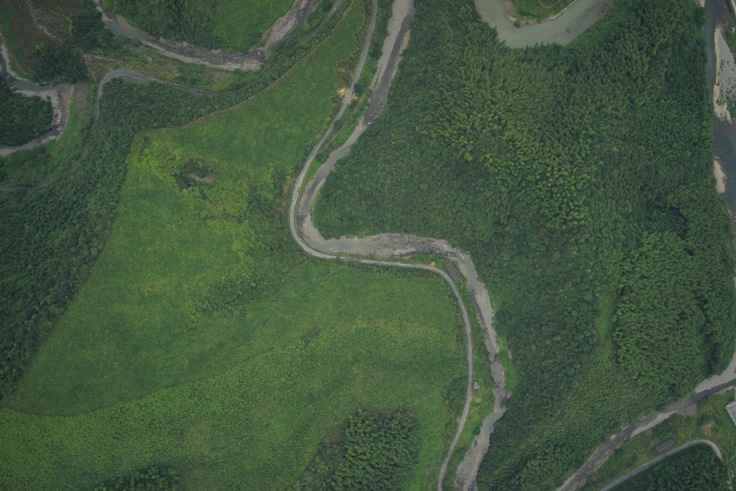
#> input picture Video-Splice/ImageStitching/examples/DSC00222.JPG, 736 x 491 px
$ python -i app.py   (imports and definitions only)
#> lines starting #> are read from the running program, lines starting #| are printed output that depends on the picture
#> further down, picture is the input picture: shape (491, 736, 3); mean B, G, R 63.7, 87.8, 66.8
from flask import Flask, request, render_template, Response, jsonify
import cv2
import numpy as np
import threading

# [26 lines not run here, left out]
# 1. 视频流状态管理
class VideoProcessor:
    def __init__(self):
        self.parameters = {
            'brightness': 1.0,
            'contrast': 1.0,
            'saturation': 1.0,
            'sharpen': 0.0,
            'temperature': 0.0,
            'denoise': 0.0,
            'blur_amount': 0.0,
            'vignette': 0.0,
            'dehaze': 0.5,
            'gamma': 1.0,
            'edge_enhance': 0.0,
            'auto_white_balance': True
        }

    def update_parameters(self, parameters):
        self.parameters.update(parameters)

    def process_frame(self, frame):
        try:
            # 调整亮度和对比度
            beta = (self.parameters.get('brightness', 1.0) - 1.0) * 100
            frame = cv2.convertScaleAbs(frame, alpha=self.parameters.get('contrast', 1.0), beta=beta)

            # 调整饱和度
            hsv = cv2.cvtColor(frame, cv2.COLOR_BGR2HSV).astype('float32')
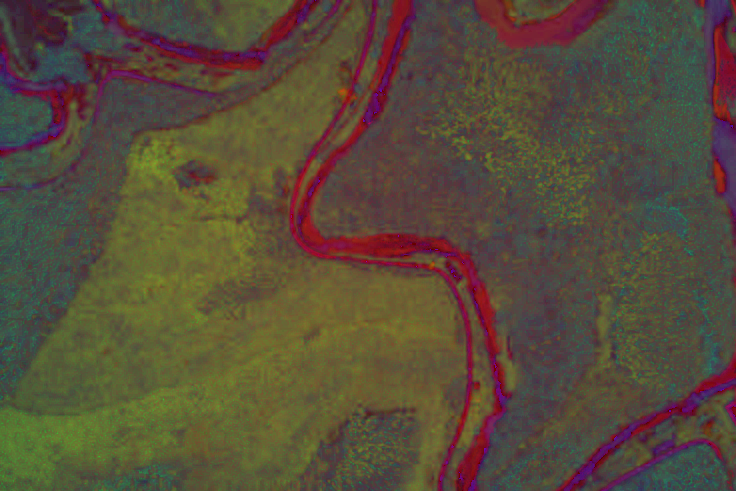
#> hsv: shape (491, 736, 3) float32; mean B, G, R 58.5, 76.6, 87.9
            hsv[:, :, 1] *= self.parameters.get('saturation', 1.0)
            hsv[:, :, 1] = np.clip(hsv[:, :, 1], 0, 255)
            frame = cv2.cvtColor(hsv.astype('uint8'), cv2.COLOR_HSV2BGR)

            # 调整锐化
            if self.parameters.get('sharpen', 0) > 0:
                kernel = np.array([
                    [-1, -1, -1],
                    [-1, 9 + self.parameters['sharpen'], -1],
                    [-1, -1, -1]
                ])
                frame = cv2.filter2D(frame, -1, kernel)

            # 调整色温
            if self.parameters.get('temperature', 0) != 0:
                b, g, r = cv2.split(frame)
                if self.parameters['temperature'] > 0:
                    r = cv2.addWeighted(r, 1 + self.parameters['temperature'], r, 0, 0)
                else:
                    b = cv2.addWeighted(b, 1 - self.parameters['temperature'], b, 0, 0)
                frame = cv2.merge([b, g, r])

            # 调整降噪
            if self.parameters.get('denoise', 0) > 0:
                frame = cv2.fastNlMeansDenoisingColored(frame, None, self.parameters['denoise'] * 10, self.parameters['denoise'] * 10)

            # 调整模糊
            if self.parameters.get('blur_amount', 0) > 0:
                kernel_size = int(self.parameters['blur_amount'] * 10) * 2 + 1
                frame = cv2.GaussianBlur(frame, (kernel_size, kernel_size), 0)

            # 调整晕影
            if self.parameters.get('vignette', 0) > 0:
                rows, cols = frame.shape[:2]
                kernel_x = cv2.getGaussianKernel(cols, cols/2)
                kernel_y = cv2.getGaussianKernel(rows, rows/2)
                kernel = kernel_y * kernel_x.T
                mask = kernel / kernel.max()
                frame = frame * (1 - self.parameters['vignette'] * (1 - mask)[:,:,np.newaxis])

            # 调整去雾化
            if self.parameters.get('dehaze', 0.5) != 0.5:
                frame = adjust_contrast(frame, 1.0 + self.parameters['dehaze'])

            # 调整伽马校正
            if self.parameters.get('gamma', 1.0) != 1.0:
                inv_gamma = 1.0 / self.parameters['gamma']
                table = np.array([((i / 255.0) ** inv_gamma) * 255 for i in np.arange(0, 256)]).astype("uint8")
                frame = cv2.LUT(frame, table)

            # 调整边缘增强
            if self.parameters.get('edge_enhance', 0) > 0:
                kernel = np.array([
                    [0, -1, 0],
                    [-1, 5 + self.parameters['edge_enhance'], -1],
                    [0, -1, 0]
                ])
                frame = cv2.filter2D(frame, -1, kernel)

            # 调整自动白平衡
            if self.parameters.get('auto_white_balance', True):
                result = cv2.cvtColor(frame, cv2.COLOR_BGR2LAB)
#> result: shape (491, 736, 3); mean of channels 0, 1, 2 89, 114.5, 139.6
                avg_a = np.average(result[:, :, 1])
#> avg_a = 114.5
                avg_b = np.average(result[:, :, 2])
#> avg_b = 139.6
                result[:, :, 1] = result[:, :, 1] - ((avg_a - 128) * (result[:, :, 0] / 255.0) * 1.1)
#> result: shape (491, 736, 3); mean of channels 0, 1, 2 89, 119.2, 139.6
                result[:, :, 2] = result[:, :, 2] - ((avg_b - 128) * (result[:, :, 0] / 255.0) * 1.1)
#> result: shape (491, 736, 3); mean of channels 0, 1, 2 89, 119.2, 134.6
                frame = cv2.cvtColor(result, cv2.COLOR_LAB2BGR)

            return frame
        except Exception as e:
            print(f"Frame processing error: {e}")
            return frame

def adjust_contrast(image, level=1.0):
    mean = np.mean(image)
    return cv2.convertScaleAbs(image, alpha=level, beta=(1.0 - level) * mean)
#2. 视频帧生成函数
# [78 lines left out: functions gen_frames, video_feed, start_video, pause_video, resume_video, stop_video, not called in this run]

# [3 lines that did not run here, left out]

# [2 lines not run here, left out]

>>> import cv2
>>> picture = cv2.imread('../Video-Splice/ImageStitching/examples/DSC00222.JPG')
>>> result = VideoProcessor().process_frame(picture)

$ run again, on Video-Splice/ImageStitching/examples/DSC00223.JPG
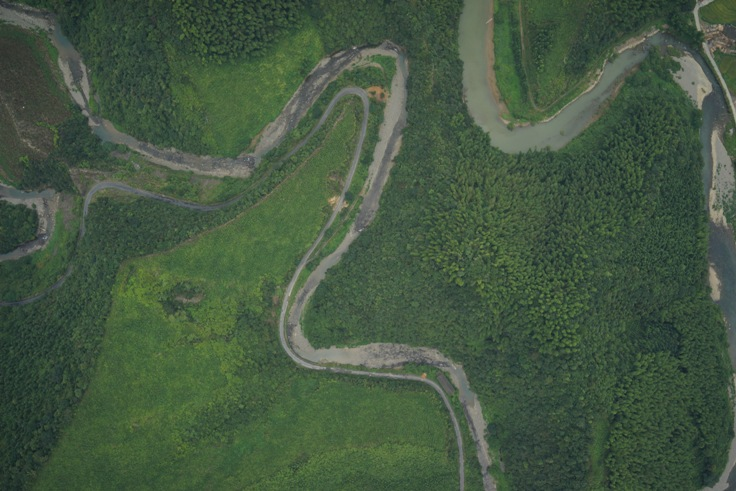
#> input picture Video-Splice/ImageStitching/examples/DSC00223.JPG, 736 x 491 px
#> picture is the input picture: shape (491, 736, 3); mean B, G, R 66, 88, 68.6
#> in process_frame, `hsv = cv2.cvtColor(frame, cv2.COLOR_BGR2HSV).astype('float32')`:
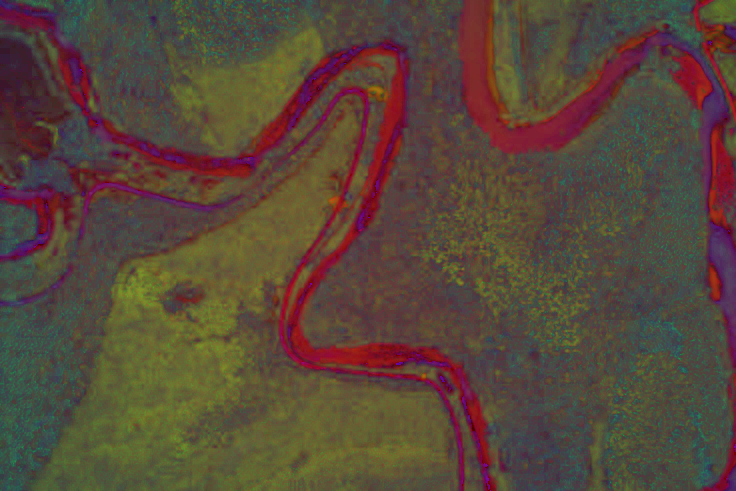
#> hsv: shape (491, 736, 3) float32; mean B, G, R 58.3, 71.6, 88.1
#> avg_a = 115.5
#> avg_b = 138.5

$ run again, on Video-Splice/ImageStitching/examples/stitched.png
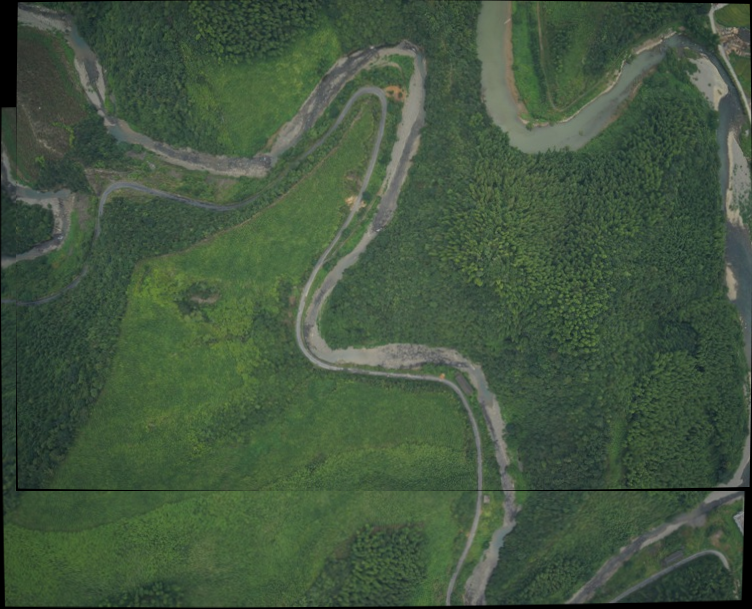
#> input picture Video-Splice/ImageStitching/examples/stitched.png, 752 x 609 px
#> picture is the input picture: shape (609, 752, 3); mean B, G, R 63.8, 86.2, 66.6
#> in process_frame, `hsv = cv2.cvtColor(frame, cv2.COLOR_BGR2HSV).astype('float32')`:
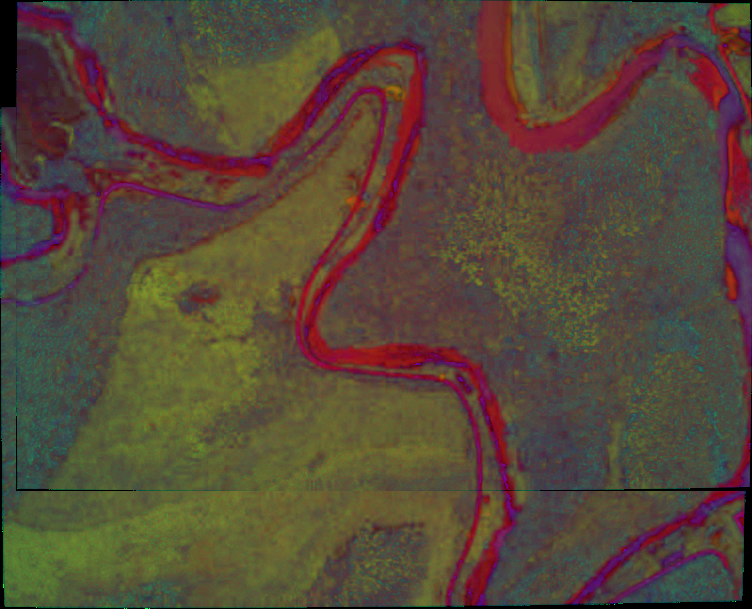
#> hsv: shape (609, 752, 3) float32; mean B, G, R 57.3, 72.3, 86.3
#> avg_a = 115.3
#> avg_b = 138.8
